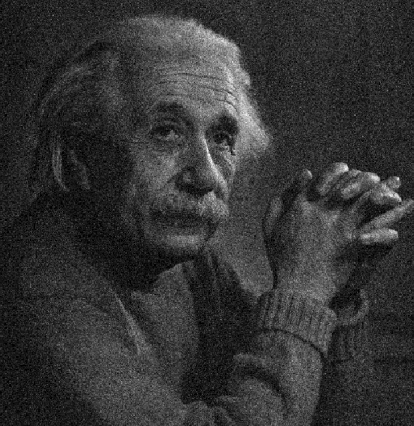
#> input picture comp_vision/edge_detection/edge_detection_adv/noisy_einstein.png, 414 x 426 px
$ jupyter execute 'Advanced edge detection.ipynb'   (shell and % lines are left out)
#> lines starting #> are read from the running program, lines starting #| are printed output that depends on the picture
Start with our usual setup, including the utility methods from last time.

[cell 1]
from skimage import io
import numpy as np
import matplotlib.pyplot as plt
from time import time

# Make matplotlib figures appear inline in the
# notebook rather than in a new window
plt.rcParams['figure.figsize'] = (10.0, 8.0) # set default size of plots
plt.rcParams['image.interpolation'] = 'nearest'
plt.rcParams['image.cmap'] = 'gray'

def display(img, title=None):
    # Show image
    plt.figure(figsize = (5,5))
    plt.imshow(img)
    plt.title(title)
    plt.axis('off')
    plt.show()

First, we're going to explore the Gaussian kernel. You may need to run `pip3 install opencv-python` and restart Jupyter notebook.

[cell 2]
import cv2
filter = cv2.getGaussianKernel(5, 1)
filter

As we might expect, this returns a 1x5 Gaussian kernel, where the standard deviation is 1. We can use two of these kernels to create a 2d filter, or we can use the higher level function GaussianBlur. Let's try that next. We'll compare the output of the Gaussian blur filter to the simple moving average blur filter we learned about earlier.

[cell 3]
image = cv2.imread('./noisy_einstein.png')
#> image is the input picture: shape (426, 414, 3); mean B, G, R 52.1, 52.1, 52.1
display(image)

blur_image = cv2.GaussianBlur(image, (5,5), 0)
display(blur_image)

simple_blur_filter = np.array(
[
    [.11,.11,.11],
    [.11,.11,.11],
    [.11,.11,.11],
])
simple_blur_image = cv2.filter2D(image, -1, simple_blur_filter)
display(simple_blur_image)

# Exercise 1

Recall from lecture that the two parameters to Gaussian blur are kernel size and sigma. How do changing these parameters affect the output of the blur filter? You may want to find a different example image to illustrate your point.

Next, let's look at the thresholding parameters.

[cell 4]
from skimage import feature, data

image = data.coins()
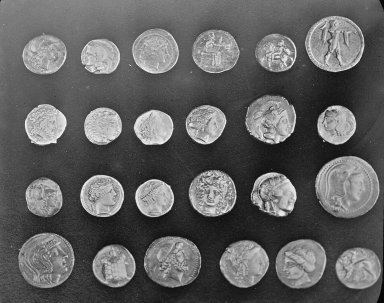
#> input picture skimage.data.coins(), 384 x 303 px
#> image is the input picture: shape (303, 384); min 1, max 252, mean 96.9
edge_image = feature.canny(image, sigma=1, low_threshold=25, high_threshold=50)
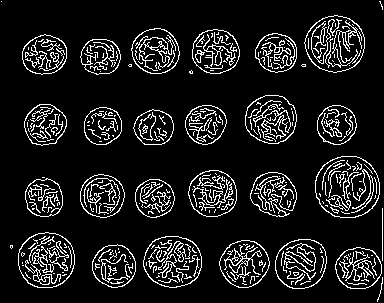
#> edge_image: shape (303, 384) bool; 11% white in thin lines or dots
display(edge_image)

# Exercise 2

1. Play with the thresholds to get different output. How does changing each threshold affect the edges that the algorithm finds?
2. Imagine that you have an image with lots of false positives: that is, it finds lots of edges that aren't actually edges. How would you adjust thresholds to improve the result?
3. Imagine that you have an image where the edges don't connect well: that is, it finds some edges, but the edges tend to be broken lines instead of solid lines. How would you adjust thresholds to improve the result?
5. Remember from exercise 1 that the two parameters to the Gaussian blur are kernel size and sigma, and that both affect the output of the blur filter. Notice that skimage's canny implementation only takes sigma as a parameter. Without modifying the source code, how might you incorporate a different kernel size into the implementation?
4. Try to improve the edges you find by tweaking the parameters.
5. Try running the edge detector on some different images. skimage.data has a good set to start with. You can also look at [Berkeley's collection of benchmark images](https://www2.eecs.berkeley.edu/Research/Projects/CS/vision/grouping/segbench/). Take notes on which images Canny performs well on, and which it does not.

# Hough Transform

In this exercise, we'll explore how edge detection and line-finding can be used to implement part of a self-driving car algorithm.

We'll start with the steps we covered in lecture: find the edges and then find the lines.

[cell 5]
image = cv2.imread('./road.jpg', flags=cv2.IMREAD_GRAYSCALE)
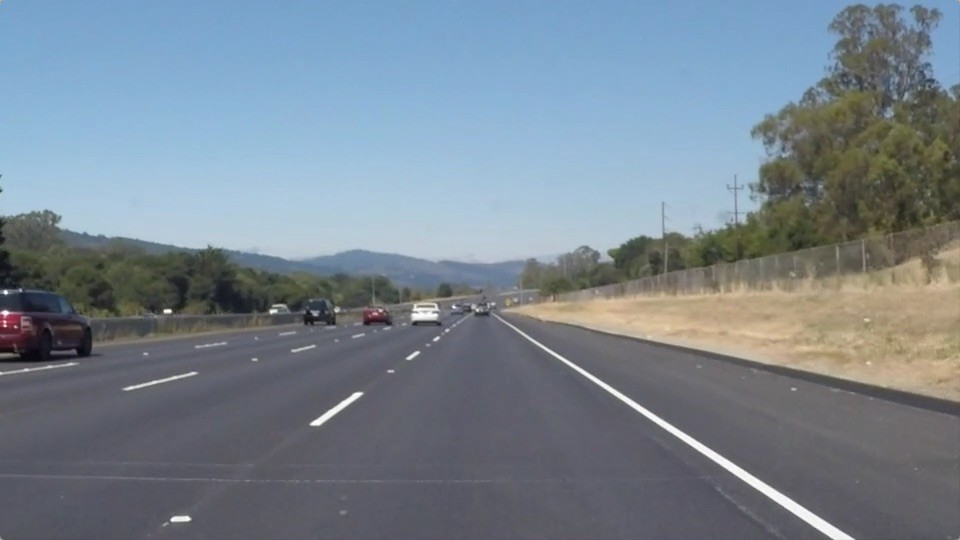
#> input picture comp_vision/edge_detection/edge_detection_adv/road.jpg, 960 x 540 px
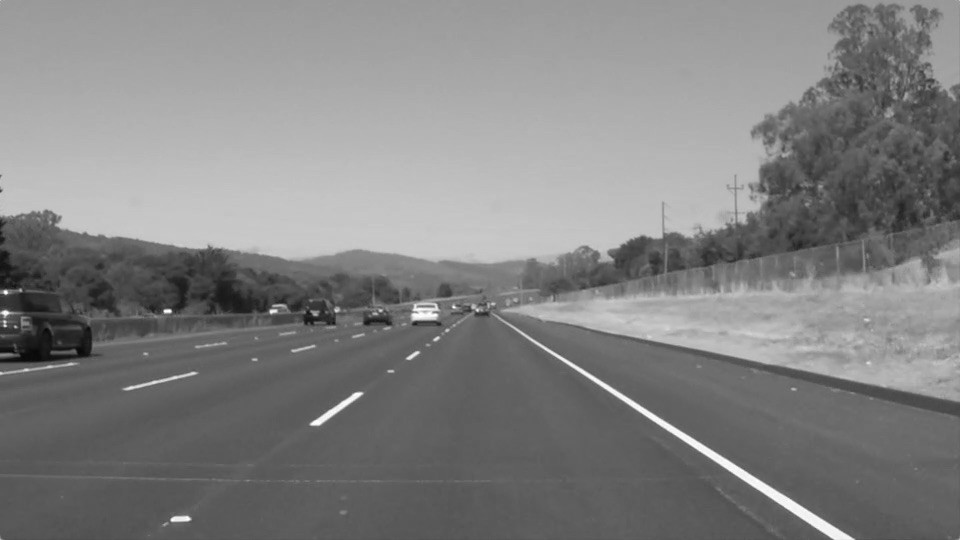
#> image: shape (540, 960); min 6, max 255, mean 130.1

display(image)
edge_image = feature.canny(image, sigma=1, low_threshold=10, high_threshold=30)
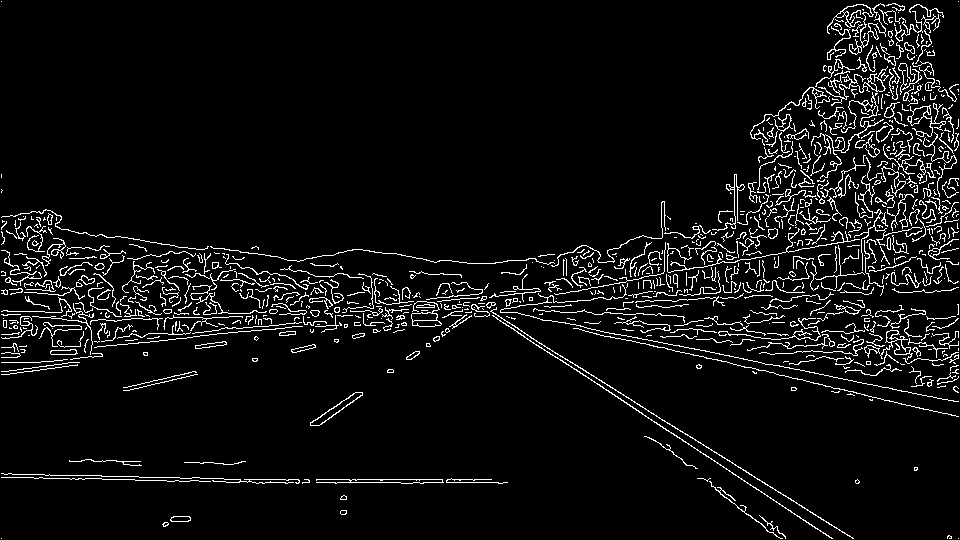
#> edge_image: shape (540, 960) bool; 5.7% white in thin lines or dots
display(edge_image)

We'll use the probabilistic hough transform function, as it's a bit easier to work with.

[cell 6]
from skimage.transform import probabilistic_hough_line

# Line finding using the Probabilistic Hough Transform
lines = probabilistic_hough_line(edge_image, threshold=1, line_length=20,
                                 line_gap=5)
#> lines = 761 items

plt.figure(figsize = (5,5))
plt.imshow(edge_image * 0)
plt.axis('off')
for line in lines:
    p0, p1 = line
    plt.plot((p0[0], p1[0]), (p0[1], p1[1]))
#> this loop made 761 passes
#> (p0, p1) on passes 1 to 3: ((789, 239), (809, 219)), ((803, 351), (811, 318)), ((930, 283), (906, 279))
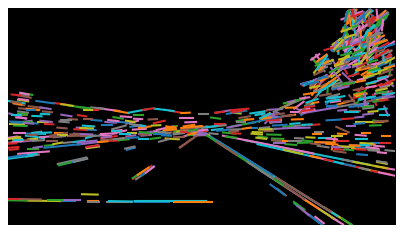
#> figure drawn by matplotlib, 1 panel
